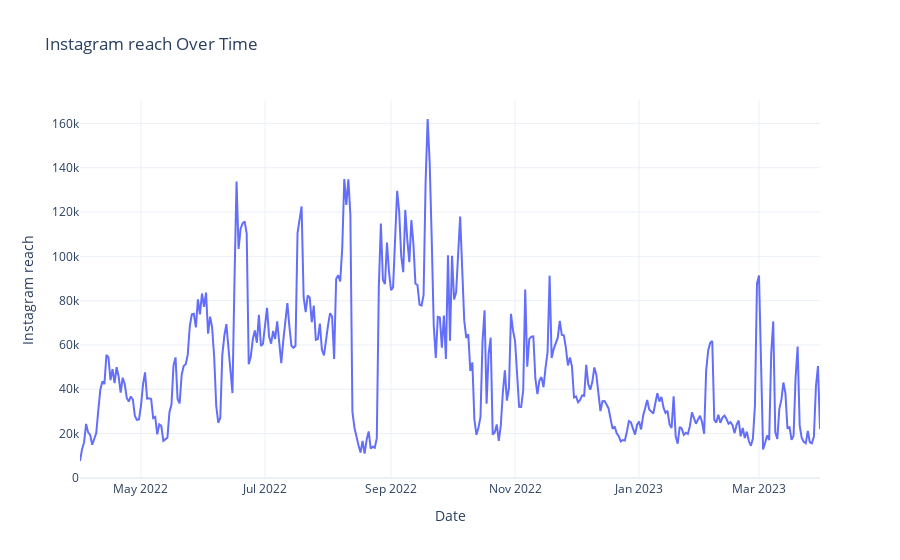

Write notebook code for a chart like this one.
### Code cell
# analyze the trend of Instagram reach over time using a line chart
fig = px.line(df, x='Date', y='Instagram reach', title='Instagram reach Over Time')
fig.show()

### Figure 1 — Plotly figure (JSON) as saved in the notebook; plotly's stock layout.template omitted (floating-point values rounded to 4 significant figures; data arrays with more than 128 entries replaced by an {"elided": "..."} marker saying what was removed)
{"data": [{"hovertemplate": "Date=%{x}<br>Instagram reach=%{y}<extra></extra>", "legendgroup": "", "line": {"color": "#636efa", "dash": "solid"}, "marker": {"symbol": "circle"}, "mode": "lines", "name": "", "orientation": "v", "showlegend": false, "type": "scatter", "x": {"elided": "365 str values"}, "xaxis": "x", "y": {"elided": "365 int values"}, "yaxis": "y"}], "layout": {"legend": {"tracegroupgap": 0}, "title": {"text": "Instagram reach Over Time"}, "xaxis": {"anchor": "y", "domain": [0, 1], "title": {"text": "Date"}}, "yaxis": {"anchor": "x", "domain": [0, 1], "title": {"text": "Instagram reach"}}}}
